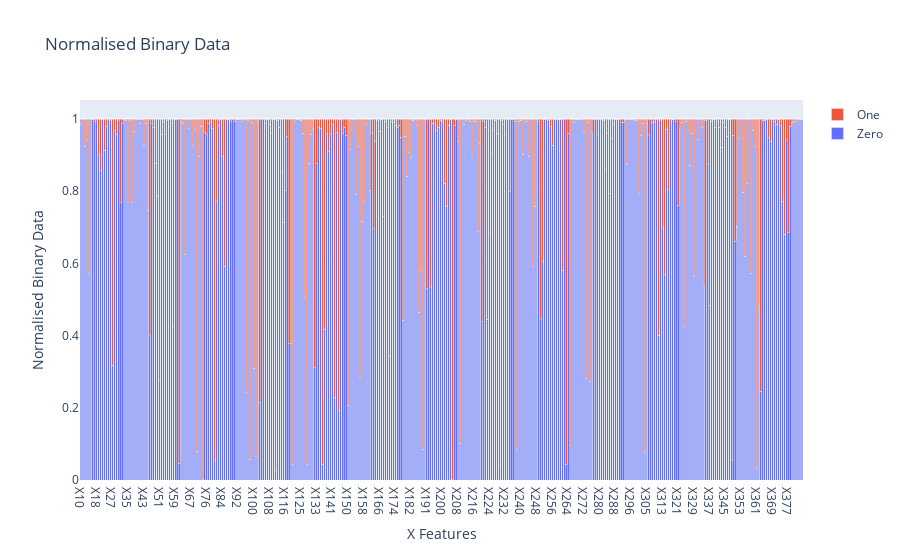

The cell this chart's notebook holds for it:
### Code cell
fig = go.Figure()

fig.add_trace(go.Bar(
    x = binary_data['index'], 
    y = binary_data[0],
    name = 'Zero')
    )

fig.add_trace(go.Bar(
    x = binary_data['index'], 
    y = binary_data[1],
    name = 'One',)
    )

fig.update_layout(
    barmode = 'stack',
    title = 'Normalised Binary Data',
    xaxis = dict(title ='X Features'),
    yaxis = dict(title ='Normalised Binary Data')
    )
    
fig.show()

### Figure 1 — Plotly figure (JSON) as saved in the notebook; plotly's stock layout.template omitted (floating-point values rounded to 4 significant figures; data arrays with more than 128 entries replaced by an {"elided": "..."} marker saying what was removed)
{"data": [{"name": "Zero", "type": "bar", "x": {"elided": "368 str values"}, "y": {"elided": "368 float values"}}, {"name": "One", "type": "bar", "x": {"elided": "368 str values"}, "y": {"elided": "368 float values"}}], "layout": {"barmode": "stack", "title": {"text": "Normalised Binary Data"}, "xaxis": {"title": {"text": "X Features"}}, "yaxis": {"title": {"text": "Normalised Binary Data"}}}}
